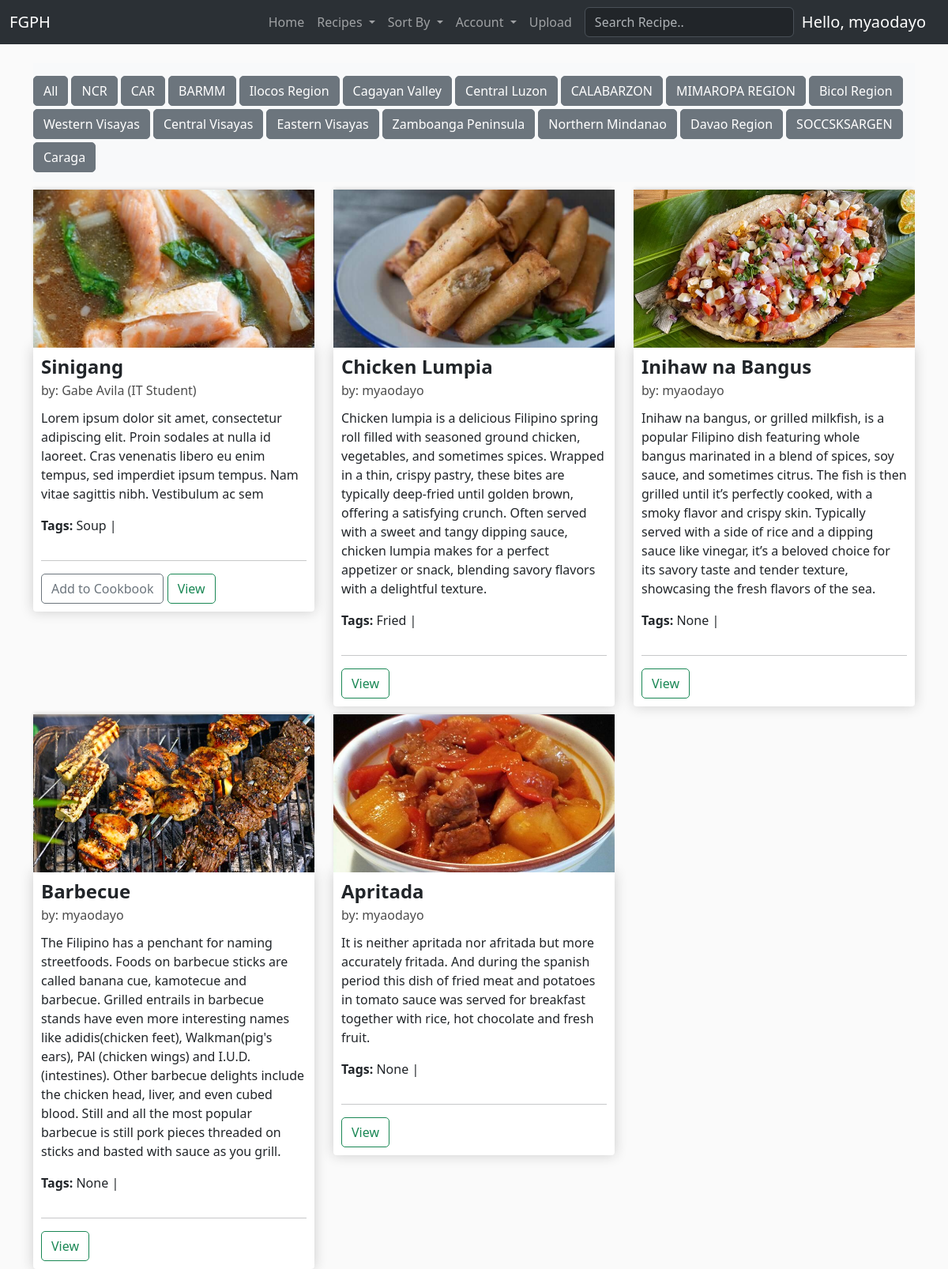
Screenshot of / (signed in) with the database file from the repository.
### FGPH/models.py (models this page shows, shortened)
class Region(models.Model):
	name = models.CharField(max_length=64, null=True)
	alias = models.CharField(max_length=64, null=True, blank=True)
	order = models.FloatField(null=True, blank=True)

class Recipe(models.Model):
	author = models.ForeignKey(RegisteredUser, null=True, on_delete=models.CASCADE, related_name='recipes')
	name = models.CharField(max_length=64)
	category = models.ForeignKey(Category, null=True, blank=True, on_delete=models.SET_NULL, related_name='recipes')
	tags = models.ManyToManyField(Tag)
	thumbnail = models.ImageField(default='placeholder.png')
	region = models.ForeignKey(Region, null=True, blank=True, on_delete=models.SET_NULL, related_name='recipes')
	description = models.CharField(max_length=500, null=True, blank=True)
	steps = models.JSONField(null=True)
	ingredients = models.JSONField(null=True)
	preparation_time = models.CharField(max_length=64, null=True, blank=True)
	serving_size = models.IntegerField(
		null=True,
		blank=True,
        validators=[
            MaxValueValidator(500),
            MinValueValidator(1)
        ]
    )
	@property
	def recipeTags(self):
		return self.tags.values_list()
	date_created = models.DateTimeField(auto_now_add=True, null=True)
	date_modified = models.DateTimeField(auto_now=True, null=True)
	def __str__(self):
		return self.name
	@property
	def recipeSteps(self):
		return json.loads(self.steps)

class RegisteredUser(models.Model):
	user = models.OneToOneField(User, null=True, blank=True, on_delete=models.CASCADE)
	name = models.CharField(max_length=200, null=True)
	email = models.CharField(max_length=200)
	title = models.CharField(default="", max_length=200, blank=True)
	profile_pic = models.ImageField(default="pfp.png", null=True, blank=True)
	date_created = models.DateTimeField(auto_now_add=True, null=True)
	def __str__(self):
	    return str(self.name)

class Tag(models.Model):
    name = models.CharField(max_length=64, null=True)

### FGPH/views.py (the view)
# urls.py: path("", views.index, name='home'),
def index(request):
    categories = Category.objects.all()
    regions = Region.objects.all().values().order_by('order')
    cookbookAuthor = request.user.registereduser
    cookbook = Cookbook.objects.get(cookbookAuthor=cookbookAuthor)
    pks = cookbook.recipes.values_list('recipe')
    cookbookrecipes = Recipe.objects.filter(id__in=pks)
    print(cookbookrecipes)
    category = request.GET.get('category')
    region = request.GET.get('region')
    query = request.GET.get("q")
    if category:
        recipes = Recipe.objects.filter(category__name__contains=category)
    elif region:
        recipes = Recipe.objects.filter(region__name__contains=region)
    elif query:
        recipes = Recipe.objects.filter(
            Q(name__icontains=query) | Q(tags__name__icontains=query) | Q(author__name__icontains=query) |
            Q(ingredients__icontains=query)
        ).distinct()
    else:
        recipes = Recipe.objects.all()
    context = {'recipes': recipes, 'regions': regions, 'categories': categories,
               'cookbookrecipes': cookbookrecipes}
    return render(request, 'FGPH/home.html', context)

### FGPH/templatetags/get_group.py (called while the page is built)
@register.filter(name='has_group')
def has_group(user, group_name):
    return user.groups.filter(name=group_name).exists()

### FGPH/templates/FGPH/home.html
{% extends 'FGPH/template.html' %}
{% load static %}
{% block content %}
{% include 'FGPH/sections/regions.html' %}
<div class="row">
	{% for recipe in recipes %}
		<div class="col-lg-4">
			<img class="thumbnail" src="{{ recipe.thumbnail.url }}">
			<div class="box-element product">
				<h4 class="card-title"><strong>{{ recipe.name }}</strong></h4>
				<div style="display: inline-flex;">
					<h6 style="line-height: 30px; margin-left: 	0px;">by: {{ recipe.author }}</h6>
					{% if recipe.author.title %}
					<h6 style="line-height: 30px; margin-left: 	0px;">&nbsp;({{ recipe.author.title }})</h6>
					{% endif %}
				</div>
				<p style="word-wrap: break-word;" class="card-text">{{ recipe.description }}</p>
				<div style="display: inline-flex;">
					<p style="word-wrap: break-word;" class="card-text"><strong>Tags:&nbsp;</strong></p>
					{% for id, name in recipe.recipeTags %}
					<p style="word-wrap: break-word;" class="card-text">{{ name }} | &nbsp;</p>
					{% endfor %}
				</div>
				<hr>
				{% if recipe not in cookbookrecipes %}
				<button data-recipe="{{ recipe.id }}" data-action="add" class="btn btn-outline-secondary add-recipe">Add to Cookbook</button>
				{% endif %}
				<a href="{% url 'FGPH:recipe' recipe.id %}" data-recipe="{{ recipe.id }}" class="btn btn-outline-success view-recipe">View</a>
			</div>
		</div>
		{% empty %}
		<h3>No Results..</h3>
	{% endfor %}
</div>
{% endblock content %}

### FGPH/templates/FGPH/sections/navbar.html (shortened to what this page needs)
{% load get_group %}
<nav class="navbar navbar-expand-lg bg-body-tertiary" data-bs-theme="dark">
  <div class="container-fluid">
    <a class="navbar-brand" href="{% url 'FGPH:home' %}">FGPH</a>
    <div class="collapse navbar-collapse" id="navbarSupportedContent">
      <ul class="navbar-nav ms-auto me-2 mb-2 mb-lg-0">
        <li class="nav-item">
          <a class="nav-link" aria-current="page" href="{% url 'FGPH:home' %}">Home</a>
        </li>
        <li class="nav-item dropdown">
          <a class="nav-link dropdown-toggle" href="#" role="button" data-bs-toggle="dropdown" aria-expanded="false">
            Recipes
          </a>
        </li>
        <li class="nav-item dropdown">
          <a class="nav-link dropdown-toggle" href="#" role="button" data-bs-toggle="dropdown" aria-expanded="false">
            Sort By
          </a>
        </li>
        {% if request.user|has_group:"contributor" or request.user|has_group:"user" %}
        <li class="nav-item dropdown">
          <a class="nav-link dropdown-toggle" href="#" role="button" data-bs-toggle="dropdown" aria-expanded="false">
            Account
          </a>
        </li>
        {% endif %}
        {% if request.user|has_group:"contributor" %}
        <li class="nav-item">
          <a class="nav-link" aria-current="page" href="{% url 'FGPH:uploadRecipe' %}">Upload</a>
        </li>
        {% endif %}
      </ul>
      <form action="{% url 'FGPH:home' %}" method="get">
        <input class="form-control me-2" name="q" type="text" placeholder="Search Recipe.." aria-label="Search">
      </form>
      <div style="margin-left: 10px;">
        {% if request.user.is_authenticated %}
        <a class="navbar-brand">Hello, {{ request.user.username }}</a>
        {% else %}
        <a href="{% url 'FGPH:login' %}" class="btn btn-outline-warning">Login</a>
        {% endif %}
      </div>
    </div>
  </div>
</nav>

### FGPH/templates/FGPH/sections/regions.html (shortened to what this page needs)
<nav class="navbar navbar-expand-lg bg-body-tertiary">
      <div class="collapse navbar-collapse mt-2" id="navbarText">
        <ul id="regionsList" class="nav nav-pills">
            <li class="nav-item">
              <a class="btn btn-secondary me-1 mb-1" aria-current="page" href="{% url 'FGPH:home' %}">All</a>
            </li>
            {% for region in regions %}
            <li class="nav-item">
                <a class="btn btn-secondary me-1 mb-1" data-region="{{ region.name }}" aria-current="page" href="{% url 'FGPH:home' %}?region={{ region.name }}">{{ region.name }}</a>
            </li>
            {% endfor %}
        </ul>
      </div>
  </nav>

### static/css/main.css (style rules this page uses)
body { background-color: hsl(0, 0%, 98%); }
h1,h2,h3,h4,h5,h6 { color:hsl(0, 0%, 30%); }
.box-element { box-shadow:hsl(0, 0%, 80%) 0 0 16px; background-color: #fff; border-radius: 4px; padding: 10px; }
.thumbnail { width: 100%; height: 200px; object-fit: cover; -webkit-box-shadow: -1px -3px 5px -2px rgba(214,214,214,1); -moz-box-shadow: -1px -3px 5px -2px rgba(214,214,214,1); box-shadow: -1px -3px 5px -2px rgba(214,214,214,1); }
.product { border-radius: 0 0 4px 4px; }
.col-lg-4, .col-lg-6, .col-lg-8, .col-lg-12 { margin-top: 10px; }
.btn { border-radius: 5px; }

### rows the page displays
Region: name "NCR"
Region: name "CAR"
Region: name "BARMM"
Region: name "Ilocos Region"
Region: name "Cagayan Valley"
Region: name "Central Luzon"
Region: name "CALABARZON"
Region: name "MIMAROPA REGION"
Region: name "Bicol Region"
Region: name "Western Visayas"
Region: name "Central Visayas"
Region: name "Eastern Visayas"
Region: name "Zamboanga Peninsula"
Region: name "Northern Mindanao"
Region: name "Davao Region"
Region: name "SOCCSKSARGEN"
Region: name "Caraga"
Recipe: thumbnail (picture), name "Sinigang", author "Gabe Avila", author "IT Student", description "Lorem ipsum dolor sit amet, consectetur adipiscing elit. Proin sodales at nulla id laoreet. Cras venenatis libero eu enim tempus, sed imperdiet ipsum tempus. Nam vitae sagittis nibh. Vestibulum ac sem"
Tag: recipeTags "Soup"
Recipe: thumbnail (picture), name "Chicken Lumpia", author "myaodayo", description "Chicken lumpia is a delicious Filipino spring roll filled with seasoned ground chicken, vegetables, and sometimes spices. Wrapped in a thin, crispy pastry, these bites are typically deep-fried until golden brown, offering a satisfying crunch. Often served with a sweet and tangy dipping sauce, chicken lumpia makes for a perfect appetizer or snack, blending savory flavors with a delightful texture."
Tag: recipeTags "Fried"
Recipe: thumbnail (picture), name "Inihaw na Bangus", author "myaodayo", description "Inihaw na bangus, or grilled milkfish, is a popular Filipino dish featuring whole bangus marinated in a blend of spices, soy sauce, and sometimes citrus. The fish is then grilled until it’s perfectly cooked, with a smoky flavor and crispy skin. Typically served with a side of rice and a dipping sauce like vinegar, it’s a beloved choice for its savory taste and tender texture, showcasing the fresh flavors of the sea.", recipeTags "None"
Recipe: thumbnail (picture), name "Barbecue", author "myaodayo", description "The Filipino has a penchant for naming streetfoods. Foods on barbecue sticks are called banana cue, kamotecue and barbecue. Grilled entrails in barbecue stands have even more interesting names like adidis(chicken feet), Walkman(pig's ears), PAl (chicken wings) and I.U.D. (intestines). Other barbecue delights include the chicken head, liver, and even cubed blood. Still and all the most popular barbecue is still pork pieces threaded on sticks and basted with sauce as you grill.", recipeTags "None"
Recipe: thumbnail (picture), name "Apritada", author "myaodayo", description "It is neither apritada nor afritada but more accurately fritada. And during the spanish period this dish of fried meat and potatoes in tomato sauce was served for breakfast together with rice, hot chocolate and fresh fruit.", recipeTags "None"

### other values shown
{{ request.user.username }} "myaodayo"
